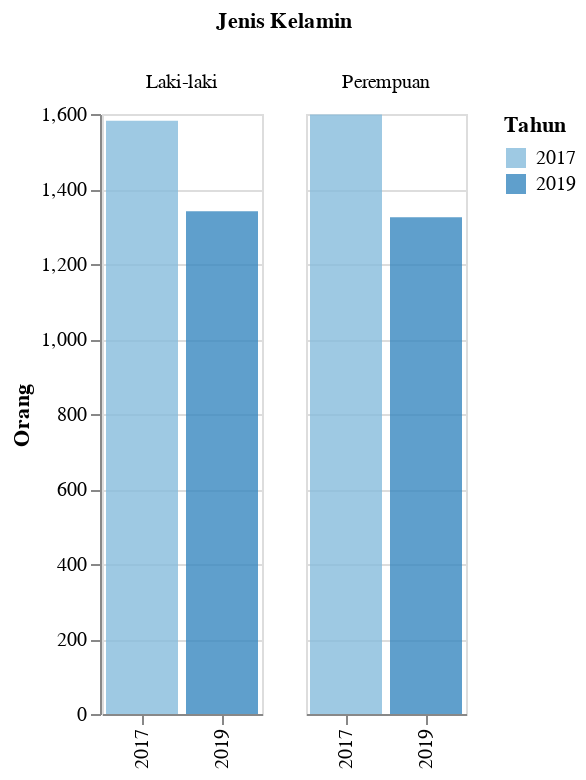

Write notebook code for a chart like this one.
### Markdown cell above
<h2> Kependudukan Berdasarkan Jenis Kelamin</h2>

### Code cell
df_1 = data('Jenis Kelamin')
plot1 = plot_3(df_1,'Orang','Jenis Kelamin',80)
plot1

### Figure 1 — Vega-Lite specification as saved in the notebook (floating-point values rounded to 4 significant figures)
{"config": {"view": {"continuousWidth": 400, "continuousHeight": 300}}, "data": {"name": "data-630bf22b04fd81e05834d46a37900972"}, "mark": {"type": "bar", "opacity": 0.8}, "encoding": {"color": {"condition": {"type": "ordinal", "field": "Tahun", "selection": "selector001"}, "value": "lightgray"}, "column": {"type": "nominal", "field": "Keterangan", "title": "Jenis Kelamin"}, "tooltip": [{"type": "quantitative", "field": "Tahun"}, {"type": "nominal", "field": "Keterangan"}, {"type": "nominal", "field": "N"}, {"type": "nominal", "field": "Satuan"}], "x": {"type": "ordinal", "field": "Tahun", "title": ""}, "y": {"type": "quantitative", "axis": {"tickMinStep": 1}, "field": "N", "title": "Orang"}}, "resolve": {"scale": {"x": "independent"}}, "selection": {"selector001": {"type": "single", "encodings": ["x", "color"]}, "selector002": {"type": "interval", "bind": "scales", "encodings": ["x", "y"]}}, "width": 80, "$schema": "https://vega.github.io/schema/vega-lite/v4.8.1.json", "datasets": {"data-630bf22b04fd81e05834d46a37900972": [{"Tahun": 2017, "Kode": 1, "Data": "Kependudukan", "Kode Kategori": 1.1, "Kategori": "Jenis Kelamin", "Keterangan": "Laki-laki", "N": "1582", "Satuan": "Orang"}, {"Tahun": 2017, "Kode": 1, "Data": "Kependudukan", "Kode Kategori": 1.1, "Kategori": "Jenis Kelamin", "Keterangan": "Perempuan", "N": "1599", "Satuan": "Orang"}, {"Tahun": 2019, "Kode": 1, "Data": "Kependudukan", "Kode Kategori": 1.1, "Kategori": "Jenis Kelamin", "Keterangan": "Laki-laki", "N": 1341.0, "Satuan": "Orang"}, {"Tahun": 2019, "Kode": 1, "Data": "Kependudukan", "Kode Kategori": 1.1, "Kategori": "Jenis Kelamin", "Keterangan": "Perempuan", "N": 1325.0, "Satuan": "Orang"}]}}
